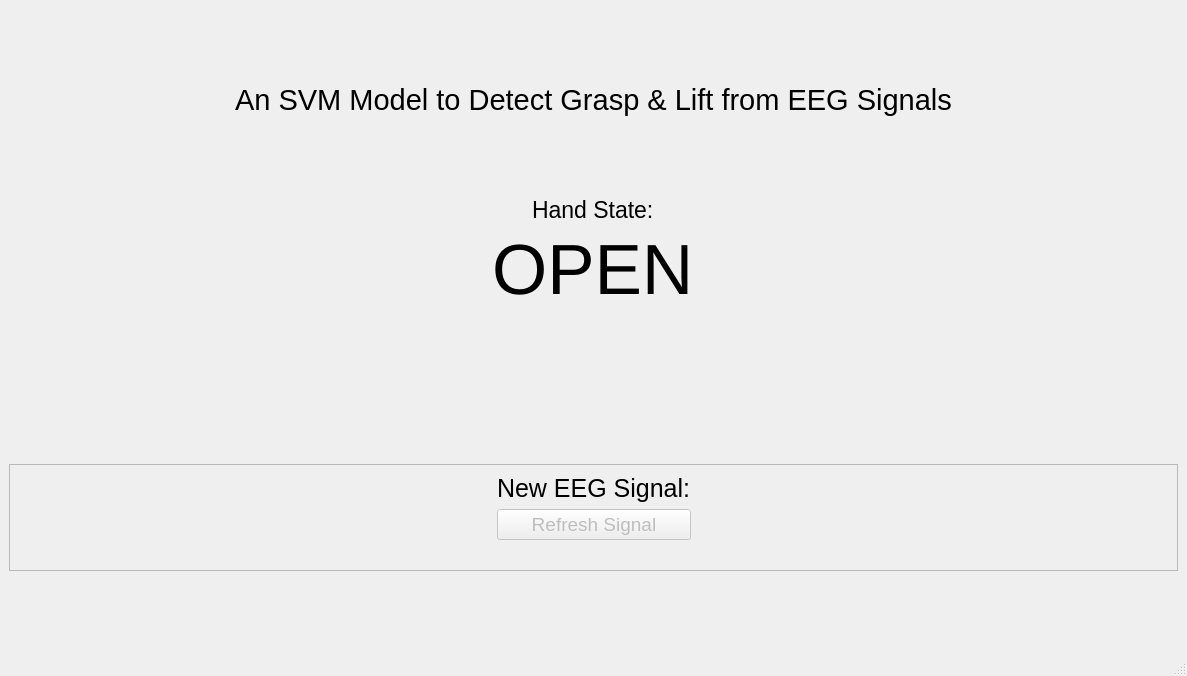
<?xml version="1.0" encoding="UTF-8"?>
<ui version="4.0">
 <class>MainWindow</class>
 <widget class="QMainWindow" name="MainWindow">
  <property name="geometry">
   <rect>
    <x>0</x>
    <y>0</y>
    <width>1187</width>
    <height>676</height>
   </rect>
  </property>
  <property name="windowTitle">
   <string>MainWindow</string>
  </property>
  <widget class="QWidget" name="centralwidget">
   <layout class="QVBoxLayout" name="verticalLayout">
    <item>
     <spacer name="verticalSpacer">
      <property name="orientation">
       <enum>Qt::Vertical</enum>
      </property>
      <property name="sizeHint" stdset="0">
       <size>
        <width>20</width>
        <height>41</height>
       </size>
      </property>
     </spacer>
    </item>
    <item alignment="Qt::AlignHCenter">
     <widget class="QLabel" name="label_4">
      <property name="font">
       <font>
        <pointsize>22</pointsize>
       </font>
      </property>
      <property name="text">
       <string>An SVM Model to Detect Grasp &amp; Lift from EEG Signals</string>
      </property>
     </widget>
    </item>
    <item>
     <spacer name="verticalSpacer_2">
      <property name="orientation">
       <enum>Qt::Vertical</enum>
      </property>
      <property name="sizeHint" stdset="0">
       <size>
        <width>20</width>
        <height>41</height>
       </size>
      </property>
     </spacer>
    </item>
    <item alignment="Qt::AlignHCenter">
     <widget class="QLabel" name="label">
      <property name="font">
       <font>
        <pointsize>17</pointsize>
       </font>
      </property>
      <property name="text">
       <string>Hand State:</string>
      </property>
     </widget>
    </item>
    <item alignment="Qt::AlignHCenter">
     <widget class="QLabel" name="detection_label">
      <property name="font">
       <font>
        <pointsize>53</pointsize>
       </font>
      </property>
      <property name="text">
       <string>OPEN</string>
      </property>
     </widget>
    </item>
    <item>
     <spacer name="verticalSpacer_4">
      <property name="orientation">
       <enum>Qt::Vertical</enum>
      </property>
      <property name="sizeHint" stdset="0">
       <size>
        <width>20</width>
        <height>40</height>
       </size>
      </property>
     </spacer>
    </item>
    <item>
     <spacer name="verticalSpacer_3">
      <property name="orientation">
       <enum>Qt::Vertical</enum>
      </property>
      <property name="sizeHint" stdset="0">
       <size>
        <width>20</width>
        <height>40</height>
       </size>
      </property>
     </spacer>
    </item>
    <item>
     <widget class="QFrame" name="ImportFrame">
      <property name="sizePolicy">
       <sizepolicy hsizetype="Expanding" vsizetype="Fixed">
        <horstretch>0</horstretch>
        <verstretch>0</verstretch>
       </sizepolicy>
      </property>
      <property name="minimumSize">
       <size>
        <width>0</width>
        <height>107</height>
       </size>
      </property>
      <property name="frameShape">
       <enum>QFrame::StyledPanel</enum>
      </property>
      <property name="frameShadow">
       <enum>QFrame::Raised</enum>
      </property>
      <layout class="QGridLayout" name="gridLayout">
       <item row="2" column="1" alignment="Qt::AlignHCenter">
        <widget class="QLabel" name="file_label">
         <property name="styleSheet">
          <string notr="true">color: rgb(0, 95, 184);</string>
         </property>
         <property name="text">
          <string/>
         </property>
        </widget>
       </item>
       <item row="1" column="0">
        <spacer name="horizontalSpacer">
         <property name="orientation">
          <enum>Qt::Horizontal</enum>
         </property>
         <property name="sizeHint" stdset="0">
          <size>
           <width>40</width>
           <height>20</height>
          </size>
         </property>
        </spacer>
       </item>
       <item row="1" column="1">
        <widget class="QPushButton" name="importButton_2">
         <property name="enabled">
          <bool>false</bool>
         </property>
         <property name="font">
          <font>
           <pointsize>14</pointsize>
          </font>
         </property>
         <property name="text">
          <string>Refresh Signal</string>
         </property>
        </widget>
       </item>
       <item row="0" column="1" alignment="Qt::AlignHCenter">
        <widget class="QLabel" name="label_3">
         <property name="sizePolicy">
          <sizepolicy hsizetype="Preferred" vsizetype="Maximum">
           <horstretch>0</horstretch>
           <verstretch>0</verstretch>
          </sizepolicy>
         </property>
         <property name="font">
          <font>
           <pointsize>19</pointsize>
          </font>
         </property>
         <property name="text">
          <string>New EEG Signal:</string>
         </property>
        </widget>
       </item>
       <item row="1" column="2">
        <spacer name="horizontalSpacer_2">
         <property name="orientation">
          <enum>Qt::Horizontal</enum>
         </property>
         <property name="sizeHint" stdset="0">
          <size>
           <width>40</width>
           <height>20</height>
          </size>
         </property>
        </spacer>
       </item>
      </layout>
     </widget>
    </item>
    <item>
     <spacer name="verticalSpacer_5">
      <property name="orientation">
       <enum>Qt::Vertical</enum>
      </property>
      <property name="sizeHint" stdset="0">
       <size>
        <width>20</width>
        <height>41</height>
       </size>
      </property>
     </spacer>
    </item>
   </layout>
  </widget>
  <widget class="QMenuBar" name="menubar">
   <property name="geometry">
    <rect>
     <x>0</x>
     <y>0</y>
     <width>1187</width>
     <height>26</height>
    </rect>
   </property>
  </widget>
  <widget class="QStatusBar" name="statusbar"/>
 </widget>
 <resources/>
 <connections/>
</ui>
